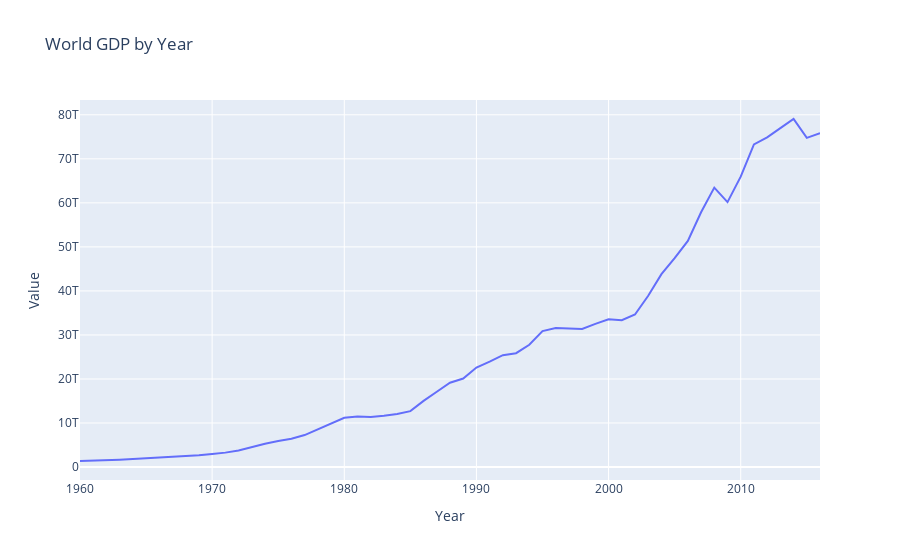

This figure's notebook cell:
### Code cell
fig_w = px.line(df_pr, x = "Year", y = "Value", title = "World GDP by Year")
fig_w
